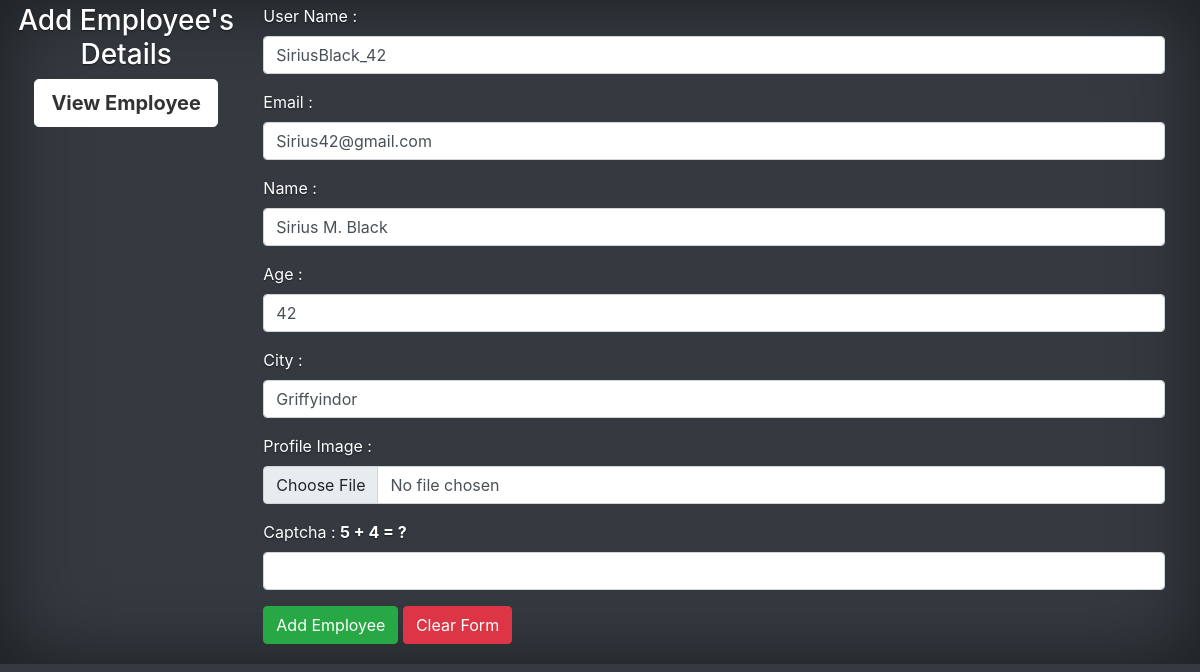
/edit.php?edit=3, run on the app's committed database.
### tables this page shows
CREATE TABLE `employee` (
  `id` int(11) NOT NULL,
  `uname` varchar(255) NOT NULL,
  `email` varchar(255) NOT NULL,
  `name` varchar(255) NOT NULL,
  `age` int(11) NOT NULL,
  `city` varchar(255) NOT NULL,
  `image` varchar(255) NOT NULL,
  `created_at` timestamp NOT NULL DEFAULT current_timestamp() ON UPDATE current_timestamp()
);

### todo_class.php (called while the page is built, shortened)
<?php
class Employee{
    private $conn;
    function __construct()
    {
        $this->conn=mysqli_connect("localhost","root","","oops") or die("Connection Error");
    }
    function display($id){
        $dis=mysqli_query($this->conn,"SELECT * FROM employee WHERE id=$id;");
        $result=mysqli_fetch_assoc($dis);
        return $result;
    }
}
?>

### cap.php (called while the page is built, shortened)
<?php
$r1=range(0,9);
$ran1=array_rand($r1);
$r2=range(9,1);
$ran2=array_rand($r2);
$val = $ran1." + ".$ran2." = ?";
?>

### edit.php (the view, shortened to what this page needs)
<?php
include("todo_class.php");
$obj=new Employee;
$id=$_GET['edit'];
$arr=$obj->display($id);
include("cap.php");
?>
<!DOCTYPE html>
<html lang="en">
<head>
    <?php include("head.php");?>
</head>
<body class="d-flex h-100 text-white bg-dark p-1">
    <header class="mb-auto">
        <div class="text-center">
            <h3>Add Employee's Details</h3>
            <a class="btn btn-lg btn-secondary fw-bold border-white bg-white" href="details.php">View Employee </a>
        </div>
    </header>
    <section class="container mr-3">
        <form method="post" enctype="multipart/form-data">
            <div class="form-group">
                <label>User Name :</label>
                <input type="text" class="form-control" name="uname" value="<?= $arr['uname']?>"/>
            </div>
            <div class="form-group">
                <label>Email :</label>
                <input type="email" class="form-control" name="email" value="<?= $arr['email']?>"/>
            </div>
            <div class="form-group">
                <label>Name :</label>
                <input type="text" class="form-control" name="name" value="<?= $arr['name']?>"/>
            </div>
            <div class="form-group">
                <label>Age :</label>
                <input type="text" class="form-control" name="age" value="<?= $arr['age']?>"/>
            </div>
            <div class="form-group">
                <label>City :</label>
                <input type="text" class="form-control" name="city" value="<?= $arr['city']?>"/>
            </div>
            <div class="form-group">
                <label>Profile Image :</label>
                <input type="file" class="form-control" name="filename" value="<?= $arr['image']?>"/>
            </div>
            <div class="form-group">
                <label>Captcha : <b><?php echo $val;?></b></label>
                <input type="text" class="form-control" name="captcha" />
            </div>
            <div class="form-group">
                <input type="submit" class="btn btn-success" name="submit" value="Add Employee"/>
                <input type="reset" class="btn btn-danger" value="Clear Form"/>
            </div>
        </form>
    </section>
</body>
</html>

### style.css (style rules this page uses)
.btn-secondary, .btn-secondary:hover, .btn-secondary:focus { color: #333; text-shadow: none; }
body { text-shadow: 0 .05rem .1rem rgba(0, 0, 0, .5); box-shadow: inset 0 0 5rem rgba(0, 0, 0, .5); }

### data on the page
employee: uname "SiriusBlack_42", email "Sirius42@gmail.com", name "Sirius M. Black", age "42", city "Griffyindor"
